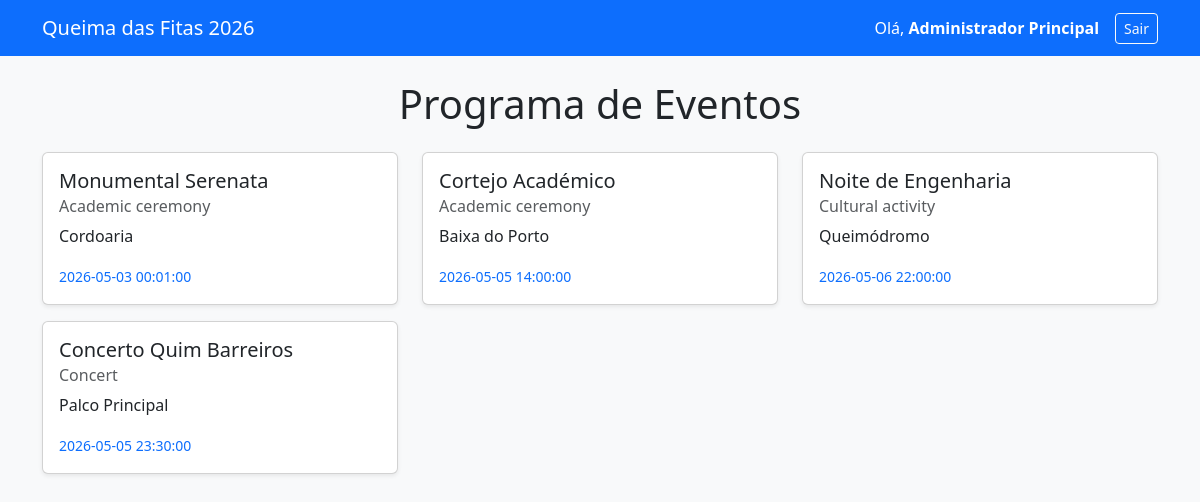
The app's page /index.php (signed in) with its own data.
### tables this page shows
CREATE TABLE Event (
    id INT AUTO_INCREMENT PRIMARY KEY,
    tent_id INT DEFAULT NULL,
    name VARCHAR(150) NOT NULL,
    description TEXT,
    date_time DATETIME NOT NULL,
    location VARCHAR(255) NOT NULL,
    type VARCHAR(100) NOT NULL, 
    FOREIGN KEY (tent_id) REFERENCES Tent(id) ON DELETE SET NULL ON UPDATE CASCADE
);

### index.php (the view, shortened to what this page needs)
<?php
require_once 'db.php';
$stmt = $pdo->query("SELECT * FROM Event");
$eventos = $stmt->fetchAll(PDO::FETCH_ASSOC);
?>
<!DOCTYPE html>
<html lang="pt">
<head>
    <link href="https://cdn.jsdelivr.net/npm/bootstrap@5.3.0/dist/css/bootstrap.min.css" rel="stylesheet">
</head>
<body class="bg-light">
<nav class="navbar navbar-dark bg-primary mb-4">
    <div class="container">
        <span class="navbar-brand">Queima das Fitas 2026</span>
        <div class="d-flex text-white align-items-center">
            <span class="me-3">Olá, <strong><?php echo $_SESSION['user_name']; ?></strong></span>
            <a href="logout.php" class="btn btn-outline-light btn-sm">Sair</a>
        </div>
    </div>
</nav>
<div class="container">
    <h1 class="text-center mb-4">Programa de Eventos</h1>
    <div class="row">
        <?php foreach($eventos as $evento): ?>
            <div class="col-md-4 mb-3">
                <div class="card shadow-sm h-100">
                    <div class="card-body">
                        <h5 class="card-title"><?php echo htmlspecialchars($evento['name']); ?></h5>
                        <h6 class="card-subtitle mb-2 text-muted"><?php echo htmlspecialchars($evento['type']); ?></h6>
                        <p class="card-text"><?php echo htmlspecialchars($evento['location']); ?></p>
                        <p class="card-text"><small class="text-primary"><?php echo $evento['date_time']; ?></small></p>
                    </div>
                </div>
            </div>
        <?php endforeach; ?>
    </div>
</div>
</body>
</html>

### records on screen
event: name "Monumental Serenata", type "Academic ceremony", location "Cordoaria", date_time "2026-05-03 00:01:00"
event: name "Cortejo Académico", type "Academic ceremony", location "Baixa do Porto", date_time "2026-05-05 14:00:00"
event: name "Noite de Engenharia", type "Cultural activity", location "Queimódromo", date_time "2026-05-06 22:00:00"
event: name "Concerto Quim Barreiros", type "Concert", location "Palco Principal", date_time "2026-05-05 23:30:00"

### other values on screen
$_SESSION['user_name'] "Administrador Principal"
